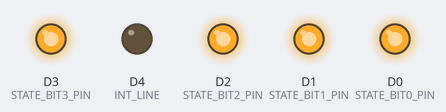
This sketch was run on a simulated ESP8266 (NodeMCU). Shown: output pins drawn as LEDs (lit = HIGH).

Above: at 0.3 s.
At 2.0 s:
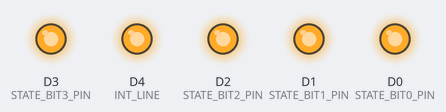
At 5.5 s:
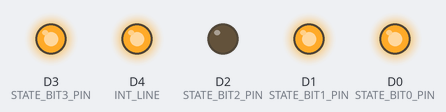
At 8.8 s:
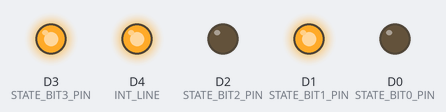
At 12.5 s:
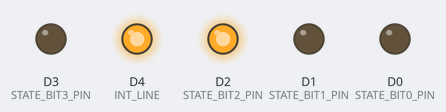
At 16.0 s:
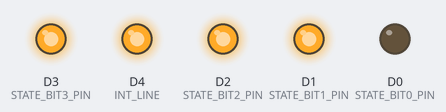
Timing chart, 0 to 20.1 s (numbered marks = the images above):
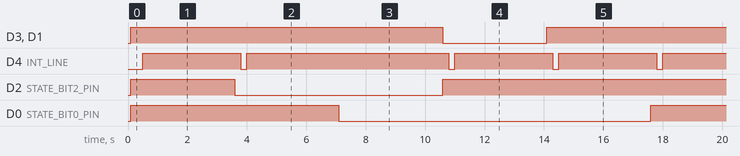

Measured:
- by itself, D3 (STATE_BIT3_PIN), D1 (STATE_BIT1_PIN): goes HIGH 10.5 s, LOW 3.5 s, HIGH 14.0 s, LOW 3.5 s, then HIGH
- by itself, D4 (INT_LINE): repeats every 17.5 s: LOW 0.20 s, HIGH 6.8 s, 3 × (LOW 0.20 s, HIGH 3.3 s)
- by itself, D2 (STATE_BIT2_PIN): repeats every 17.5 s: LOW 7.0 s, HIGH 10.5 s
- by itself, D0 (STATE_BIT0_PIN): alternates HIGH for 7.0 s and LOW for 10.5 s

The sketch:

EspControlledStateCyclingTest.ino
```cpp
#define STATE_BIT0_PIN D0
#define STATE_BIT1_PIN D1
#define STATE_BIT2_PIN D2
#define STATE_BIT3_PIN D3
#define INT_LINE D4

void setup() {
  //start serial communication
  Serial.begin(9600);

  //set state pins as output
  pinMode(STATE_BIT0_PIN, OUTPUT);
  pinMode(STATE_BIT1_PIN, OUTPUT);
  pinMode(STATE_BIT2_PIN, OUTPUT);
  pinMode(STATE_BIT3_PIN, OUTPUT);

  //set flag to read state lines as output)
  pinMode(INT_LINE, OUTPUT);

}

void loop() {
  delay(100);
  digitalWrite(STATE_BIT3_PIN, HIGH);
  digitalWrite(STATE_BIT2_PIN, HIGH);
  digitalWrite(STATE_BIT1_PIN, HIGH);
  digitalWrite(STATE_BIT0_PIN, HIGH);
  delay(200);
  digitalWrite(INT_LINE, LOW);
  delay(200);
  digitalWrite(INT_LINE, HIGH);
  delay(3000);

  delay(100);
  digitalWrite(STATE_BIT3_PIN, HIGH);
  digitalWrite(STATE_BIT2_PIN, LOW);
  digitalWrite(STATE_BIT1_PIN, HIGH);
  digitalWrite(STATE_BIT0_PIN, HIGH);
  delay(200);
  digitalWrite(INT_LINE, LOW);
  delay(200);
  digitalWrite(INT_LINE, HIGH);
  delay(3000);

  delay(100);
  digitalWrite(STATE_BIT3_PIN, HIGH);
  digitalWrite(STATE_BIT2_PIN, LOW);
  digitalWrite(STATE_BIT1_PIN, HIGH);
  digitalWrite(STATE_BIT0_PIN, LOW);
  delay(200);
  digitalWrite(INT_LINE, HIGH);
  delay(200);
  digitalWrite(INT_LINE, HIGH);
  delay(3000);

  delay(100);
  digitalWrite(STATE_BIT3_PIN, LOW);
  digitalWrite(STATE_BIT2_PIN, HIGH);
  digitalWrite(STATE_BIT1_PIN, LOW);
  digitalWrite(STATE_BIT0_PIN, LOW);
  delay(200);
  digitalWrite(INT_LINE, LOW);
  delay(200);
  digitalWrite(INT_LINE, HIGH);
  delay(3000);

  delay(100);
  digitalWrite(STATE_BIT3_PIN, HIGH);
  digitalWrite(STATE_BIT2_PIN, HIGH);
  digitalWrite(STATE_BIT1_PIN, HIGH);
  digitalWrite(STATE_BIT0_PIN, LOW);
  delay(200);
  digitalWrite(INT_LINE, LOW);
  delay(200);
  digitalWrite(INT_LINE, HIGH);
  delay(3000);

}
```
